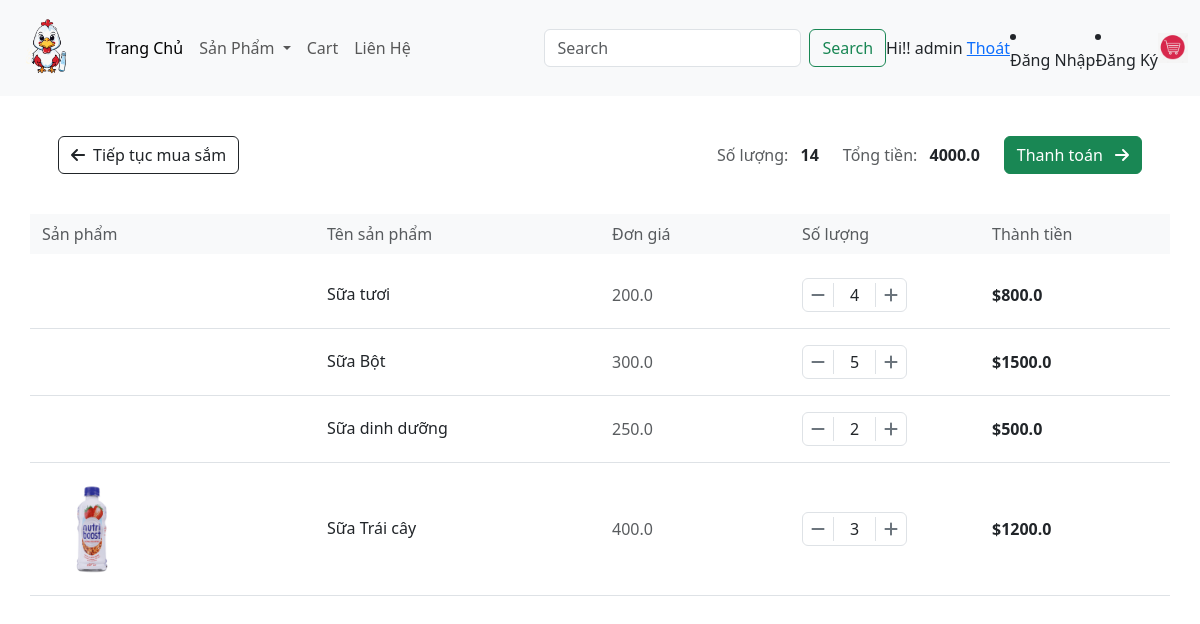
The app's page /cart/ (signed in) with its own data.
### app/models.py (models this page shows, shortened)
class Order(models.Model):
    Customer = models.ForeignKey(User, on_delete=models.SET_NULL, null=True, blank=False)
    date_order = models.DateTimeField(auto_now_add=True)
    complete = models.BooleanField(default=False, null=True, blank=False)
    transaction_id = models.CharField(max_length=200, null = True)
    @property
    def get_cart_items(self):
        orderitems = self.orderitem_set.all()
        total = sum([item.quantity for item in orderitems ])
        return total
    @property
    def get_cart_total(self):
        orderitems = self.orderitem_set.all()
        total = sum([item.get_total for item in orderitems ])
        return total

class OrderItem(models.Model):
    product = models.ForeignKey(Product, on_delete=models.SET_NULL,blank=True, null=True)
    order = models.ForeignKey(Order, on_delete=models.SET_NULL,blank=True, null=True)
    quantity = models.IntegerField(default=0, null=True, blank=False)
    date_added = models.DateTimeField(auto_now_add=True)
    @property
    def get_total(self):
        total = self.product.price * self.quantity
        return total

class Product(models.Model):
    name = models.CharField(max_length=200, null=True)
    price = models.FloatField()
    digital = models.BooleanField(default=False, null=True, blank=False)
    image = models.ImageField(null=True, blank=True)
    @property
    def ImageURL(self):
        try:
            url = self.image.url
        except:
            url = ''
        return url

### app/views.py (the view)
# urls.py: path('cart/', views.cart, name="cart"),
def cart(request):
    if request.user.is_authenticated:
        customer = request.user
        order, created = Order.objects.get_or_create(Customer=customer, complete=False)
        items = order.orderitem_set.all()
    else:
        items = []
        order = {'get_cart_total':0, 'get_cart_items':0}
        order = {'order.get_cart_items':0,'order.get_cart_total':0}
    context = {'items': items, 'order': order}
    return render(request, 'app/cart.html', context)

### app/templates/app/cart.html (shortened to what this page needs)
{% extends 'app/base.html' %}
{% load static %}
{% block cart_content %}
<div class="container py-4" style='width:100%'>
	<div class="row mb-4">
		<div class="col-12">
			<div class="box-element p-3">
				<div class="d-flex justify-content-between align-items-center">
					<a class="btn btn-outline-dark" href="{% url 'home' %}">
						<i class="fas fa-arrow-left me-2"></i>Tiếp tục mua sắm
					</a>
					<div class="d-flex align-items-center">
						<div class="me-4">
							<span class="text-muted">Số lượng:</span>
							<strong class="ms-2">{{order.get_cart_items}}</strong>
						</div>
						<div class="me-4">
							<span class="text-muted">Tổng tiền:</span>
							<strong class="ms-2">{{order.get_cart_total}}</strong>
						</div>
						<a class="btn btn-success" href="{% url 'checkout' %}">
							Thanh toán <i class="fas fa-arrow-right ms-2"></i>
						</a>
					</div>
				</div>
			</div>
		</div>
	</div>
	<div class="row bg-light py-2 mb-2 d-none d-md-flex">
		<div class="col-md-3 text-muted">Sản phẩm</div>
		<div class="col-md-3 text-muted">Tên sản phẩm</div>
		<div class="col-md-2 text-muted">Đơn giá</div>
		<div class="col-md-2 text-muted">Số lượng</div>
		<div class="col-md-2 text-muted">Thành tiền</div>
	</div>
	{% for item in items %}
	<div class="row py-3 border-bottom align-items-center"data-product="{{item.product.id}}">
		<div class="col-md-3 col-6">
			<img class="img-fluid rounded" style="max-width: 100px;" src="{{item.product.ImageURL}}">
		</div>
		<div class="col-md-3 col-6">
			<h6 class="mb-0">{{item.product.name}}</h6>
		</div>
		<div class="col-md-2 col-4 mt-3 mt-md-0">
			<span class="text-muted">{{item.product.price}} </span>
		</div>
		<div class="col-md-2 col-4 mt-3 mt-md-0">
			<div class="quantity-wrapper d-flex align-items-center">
				<div class="quantity-controls d-flex align-items-center border rounded">
					<button class="btn btn-quantity px-2 py-1" data-action="remove">
						<i class="fas fa-minus"></i>
					</button>
					<span class="quantity px-3">{{item.quantity}}</span>
					<button class="btn btn-quantity px-2 py-1" data-action="add">
						<i class="fas fa-plus"></i>
					</button>
				</div>
			</div>
		</div>
		<div class="col-md-2 col-4 mt-3 mt-md-0">
			<strong>${{item.get_total}}</strong>
		</div>
	</div>
	{% endfor %}
</div>
{% endblock cart_content %}

### app/templates/app/base.html (shortened to what this page needs)
{% load static%}
<!DOCTYPE html>
<html>
    <head>
        <link href="https://cdn.jsdelivr.net/npm/bootstrap@5.3.3/dist/css/bootstrap.min.css" rel="stylesheet">
        <link href-"{%static 'app/css/style.css'%}" rel="stylesheet" />
        <link href-"{%static 'app/css/owl.carousel.min.csscss'%}" rel="stylesheet" />
        <link href-"{%static 'app/css/all.min.css'%}" rel="stylesheet" />
         <link ref="stylesheet" href="htpp://stackpath.bootstrapcdn.com/bootstrap/4.5.2/css/bootstrap.min.css">
                <link ref="stylesheet" type="text/css" href="{%static 'app/css/main.css'%}">
        <link rel="stylesheet" href="">
    </head>
    <body>
        <nav class="navbar navbar-expand-lg bg-light">
            <div class="container-fluid">
               <a class="navbar-brand" href="{% url 'home' %}">
              <img src="{% static 'app/images/logo.png' %}" width="70" height="70">
              <div class="collapse navbar-collapse" id="navbarSupportedContent">
                <ul class="navbar-nav me-auto mb-2 mb-lg-0">
                  <li class="nav-item">
                    <a class="nav-link active" aria-current="page" href="{% url 'home' %}">Trang Chủ</a>
                  </li>
                  <li class="nav-item dropdown">
                    <a class="nav-link dropdown-toggle" href="#" role="button" data-bs-toggle="dropdown" aria-expanded="false">
                      Sản Phẩm
                    </a>
                    <li class="nav-item">
                      <a class="nav-link" href="{% url 'cart'%}">Cart</a>
                    </li>
                  </li>
                  <li class="nav-item">
                    <a class="nav-link" href="#">Liên Hệ</a>
                  </li>
                </ul>
                <form class="d-flex" role="search">
                  <input class="form-control me-2" type="search" placeholder="Search" aria-label="Search">
                  <button class="btn btn-outline-success" type="submit">Search</button>
                </form>
              </div>
                <div class="form inline my-2 my-lg-0">
                <span>Hi!! {{request.user}} </span>
                <span><a href = "{% url 'logout'%}">Thoát</a></span>
                </div>
                  <li class="nav-item">
                    <a class="nav-link" href="#">Đăng Nhập</a>
                  </li>
                  <li class="nav-item">
                    <a class="nav-link" href="#">Đăng Ký</a>
                  </li>
                 <div class="form-inline my-2 my-1g-0 position-relative">
                   <a href="{% url 'cart' %}"><img id="cart-icon" src="{% static 'app/images/cart.jpeg'%}" style="width: 30px; height: 30px;"></a>
                </div>
          </nav>
          {% block cart_content %} {% endblock cart_content %}
    </body>
</html>

### app/templates/app/cart.html (style rules this page uses)
.quantity-controls { background-color: #fff; }
.btn-quantity { border: none; background: none; color: #6c757d; transition: all 0.2s; }
.quantity { min-width: 30px; text-align: center; font-weight: 500; border-left: 1px solid #dee2e6; border-right: 1px solid #dee2e6; }

### records on screen
Order: get_cart_items "14", get_cart_total "4000.0"
OrderItem: product.name "Sữa tươi", product.price "200.0", quantity "4", get_total "800.0"
OrderItem: product.name "Sữa Bột", product.price "300.0", quantity "5", get_total "1500.0"
OrderItem: product.name "Sữa dinh dưỡng", product.price "250.0", quantity "2", get_total "500.0"
OrderItem: product.ImageURL (picture), product.name "Sữa Trái cây", product.price "400.0", quantity "3", get_total "1200.0"

### other values on screen
{{ request.user }} "admin"
